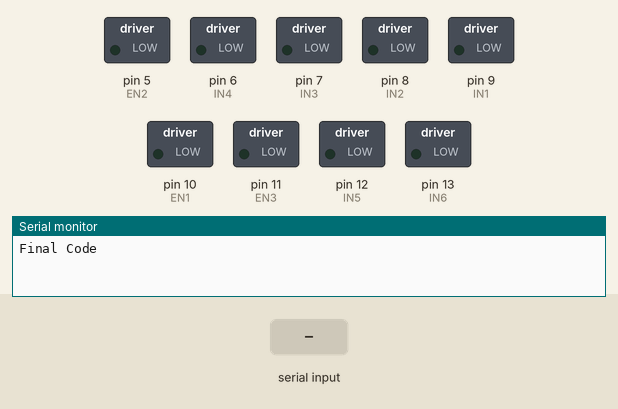
Recording of a sketch running on a simulated Arduino Uno, built with avr-gcc and run on an emulated ATmega328P. Parts: switched loads named in the sketch (green lamp = pin HIGH), the last lines printed to the serial monitor. Inputs (shaded band) come from the test bench.

Above: at 1.2 s.
1.3 s: "f" received over the second serial link
At 2.5 s:
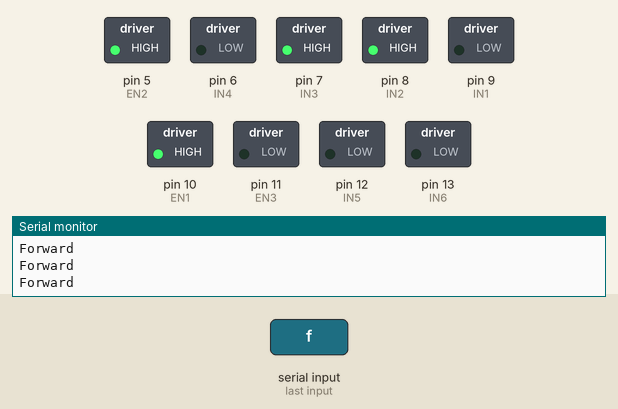
2.8 s: "b" received over the second serial link
At 3.2 s:
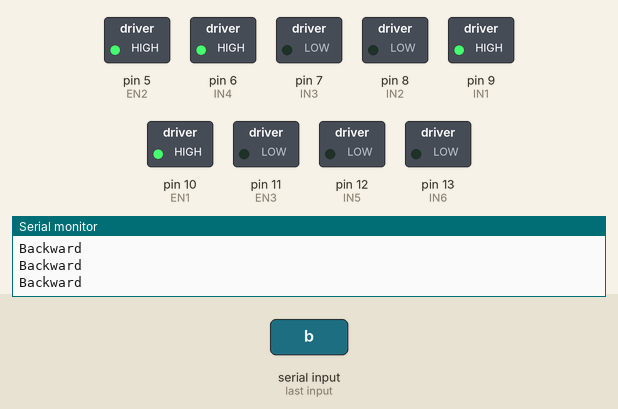
4.3 s: "l" received over the second serial link
At 5.3 s:
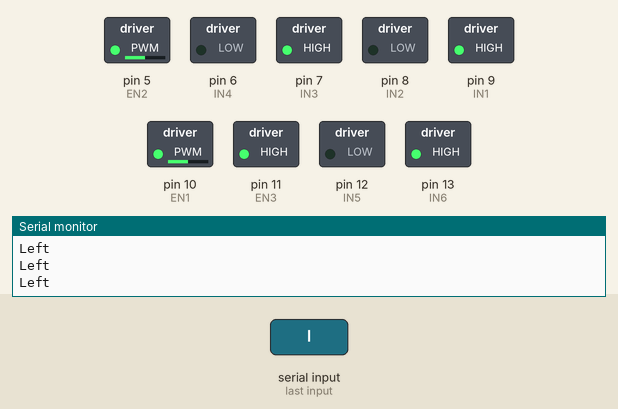
5.8 s: "r" received over the second serial link
At 6.5 s:
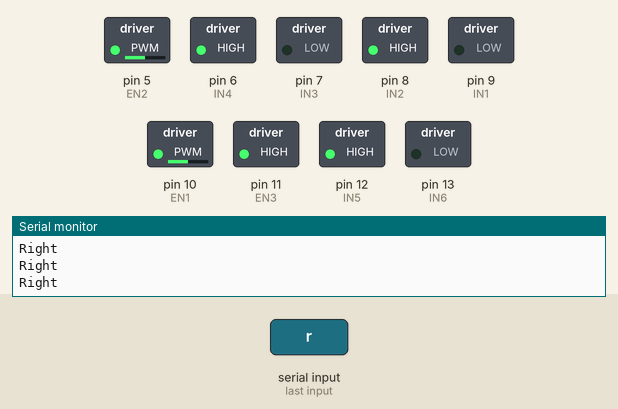
7.3 s: "c" received over the second serial link
At 7.8 s:
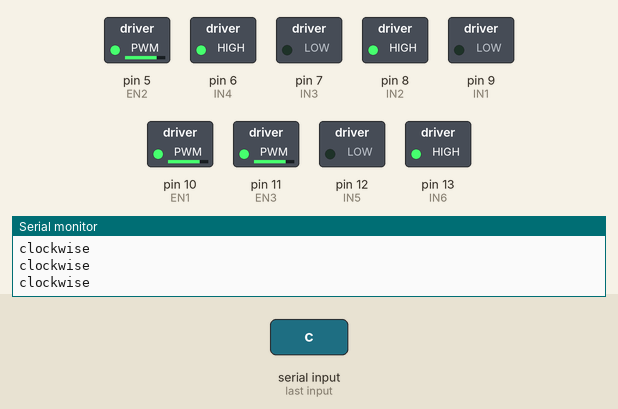
8.8 s: "a" received over the second serial link
At 9.1 s:
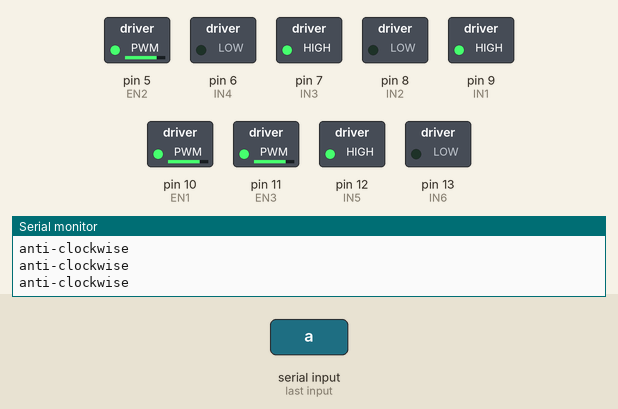
Timing chart, 0 to 11.3 s (numbered marks = the images above; inputs shaded):
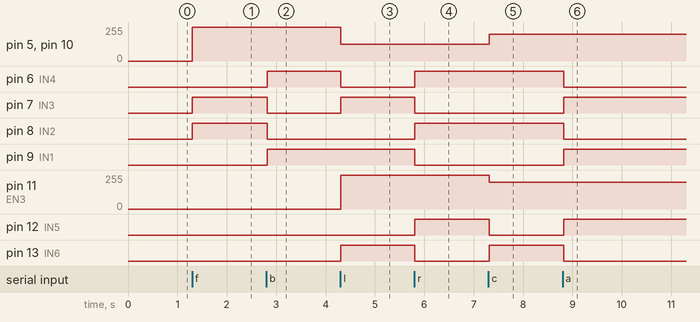

Measured:
- after the input at 1.3 s, pin 5 (EN2), pin 10 (EN1): 0/255 → 255/255 at once; pin 7 (IN3), pin 8 (IN2): LOW → HIGH at once
- after the input at 2.8 s, pin 6 (IN4), pin 9 (IN1): LOW → HIGH at once; pin 7 (IN3), pin 8 (IN2): HIGH → LOW at once
- after the input at 4.3 s, pin 5 (EN2), pin 10 (EN1): 255/255 → 127/255 at once; pin 6 (IN4): HIGH → LOW at once; pin 7 (IN3), pin 13 (IN6): LOW → HIGH at once; pin 11 (EN3): 0/255 → 255/255 at once
- after the input at 5.8 s, pin 6 (IN4), pin 8 (IN2), pin 12 (IN5): LOW → HIGH at once; pin 7 (IN3), pin 9 (IN1), pin 13 (IN6): HIGH → LOW at once
- after the input at 7.3 s, pin 5 (EN2), pin 10 (EN1): 127/255 → 200/255 at once; pin 11 (EN3): 255/255 → 200/255 at once; pin 12 (IN5): HIGH → LOW at once; pin 13 (IN6): LOW → HIGH at once
- after the input at 8.8 s, pin 6 (IN4), pin 8 (IN2), pin 13 (IN6): HIGH → LOW at once; pin 7 (IN3), pin 9 (IN1), pin 12 (IN5): LOW → HIGH at once

The sketch:

OMNICAR_L298N.ino
```cpp
#include <SoftwareSerial.h>//used to redefine Digital Pins 2,3 as Rx and Tx

SoftwareSerial HM10(2, 3); //Creates object HM10 to refer to, using which all RxDx commands to BT will be conducted

/*We redefine pins2,3 as Rx and Tx because
the two microcontrollers on the board communicate with each other;
by using 0,1 pins we disturb that communication,
hence we use some other pins.*/

char inData;

//motor 1
#define IN1 9
#define IN2 8
#define EN1 10

//motor 2
#define IN3 7
#define IN4 6
#define EN2 5

//motor 3 (turning wheel)
#define IN5 12
#define IN6 13
#define EN3 11

void forward();
void backward();
void left();
void right();
void cw();
void anticw();
void stop();

void setup() {
  Serial.begin(9600);//sets serial port's baud rate at 9600bits/s
  HM10.begin(9600); //begins BT module's serial port communication at baud rate 9600bits/s

  pinMode(IN1, OUTPUT);
  pinMode(IN2, OUTPUT);
  pinMode(EN1, OUTPUT);

  pinMode(IN3, OUTPUT);
  pinMode(IN4, OUTPUT);
  pinMode(EN2, OUTPUT);

  pinMode(IN5, OUTPUT);
  pinMode(IN6, OUTPUT);
  pinMode(EN3, OUTPUT);

  digitalWrite(IN1, LOW);
  digitalWrite(IN2, LOW);
  analogWrite(EN1, 0);

  digitalWrite(IN3, LOW);
  digitalWrite(IN4, LOW);
  analogWrite(EN2, 0);

  digitalWrite(IN5, LOW);
  digitalWrite(IN6, LOW);
  analogWrite(EN3, 0);

  Serial.println("Final Code");

}

void loop() {
{
  //arduino receives info
  HM10.listen();  // makes sure the hm10 port is in listening mode (Rx Dx defined ports will be the only ports that will be able to receive information, info received on other pins will be discared)
  while (HM10.available() > 0) {   // waits until HM10 sends some info
    inData = HM10.read();//reads and returns incoming data
    Serial.write(inData);//The data is sent as a series of bytes to hardware of arduino
  }

  //arduino transmits info
  if (Serial.available()) {// Read arduino input if available.
    delay(10);
    HM10.write(Serial.read());//The data is sent as a series of bytes to HM10
    //Serial.println(inData);
  }

    switch (inData) {
      case 'f':
        forward();
        break;

      case 'b':
        backward();
        break;

      case 'l':
        left();
        break;

      case 'r':
        right();
        break;

      case 'c':
        cw();
        break;

      case 'a':
        anticw();
        break;

      case 's':
        stop();
        break;
    }
  }
}

void forward() {
  Serial.println("Forward");
  //1cw
  analogWrite(EN1, 255);
  digitalWrite(IN1, LOW);
  digitalWrite(IN2, HIGH);
  //2acw
  analogWrite(EN2, 255);
  digitalWrite(IN3, HIGH);
  digitalWrite(IN4, LOW);
  //3stat
  analogWrite(EN3,0);
  digitalWrite(IN5, LOW);
  digitalWrite(IN6, LOW);
}

void backward() {
  Serial.println("Backward");
  //1acw
  analogWrite(EN1, 255);
  digitalWrite(IN1, HIGH);
  digitalWrite(IN2, LOW);
  //2cw
  analogWrite(EN2, 255);
  digitalWrite(IN3, LOW);
  digitalWrite(IN4, HIGH);
  //3stat
  analogWrite(EN3, 0);
  digitalWrite(IN5, LOW);
  digitalWrite(IN6, LOW);
}

void left() {
  Serial.println("Left");
  //1acw
  analogWrite(EN1, 127);
  digitalWrite(IN1, HIGH);
  digitalWrite(IN2, LOW);
  //2acw
  analogWrite(EN2, 127);
  digitalWrite(IN3, HIGH);
  digitalWrite(IN4, LOW);
  //3cw
  analogWrite(EN3, 255);
  digitalWrite(IN5, LOW);
  digitalWrite(IN6, HIGH);
}

void right() {
  Serial.println("Right");
  //1cw
  analogWrite(EN1, 127);
  digitalWrite(IN1, LOW);
  digitalWrite(IN2, HIGH);
  //2cw
  analogWrite(EN2, 127);
  digitalWrite(IN3, LOW);
  digitalWrite(IN4, HIGH);
  //3acw
  analogWrite(EN3, 255);
  digitalWrite(IN5, HIGH);
  digitalWrite(IN6, LOW);
}

void cw() {
  Serial.println("clockwise");
  //1cw
  analogWrite(EN1, 200);
  digitalWrite(IN1, LOW);
  digitalWrite(IN2, HIGH);
  //2cw
  analogWrite(EN2, 200);
  digitalWrite(IN3, LOW);
  digitalWrite(IN4, HIGH);
  //3cw
  analogWrite(EN3, 200);
  digitalWrite(IN5, LOW);
  digitalWrite(IN6, HIGH);
}

void anticw() {
  Serial.println("anti-clockwise");
  //1acw
  analogWrite(EN1, 200);
  digitalWrite(IN1, HIGH);
  digitalWrite(IN2, LOW);
  //2acw
  analogWrite(EN2, 200);
  digitalWrite(IN3, HIGH);
  digitalWrite(IN4, LOW);
  //3cw
  analogWrite(EN3, 200);
  digitalWrite(IN5, HIGH);
  digitalWrite(IN6, LOW);
}

//
void stop() {
  Serial.println("Stop");
  digitalWrite(IN1, LOW);
  digitalWrite(IN2, LOW);
  digitalWrite(IN3, LOW);
  digitalWrite(IN4, LOW);
  digitalWrite(IN5, LOW);
  digitalWrite(IN6, LOW);
}
```
